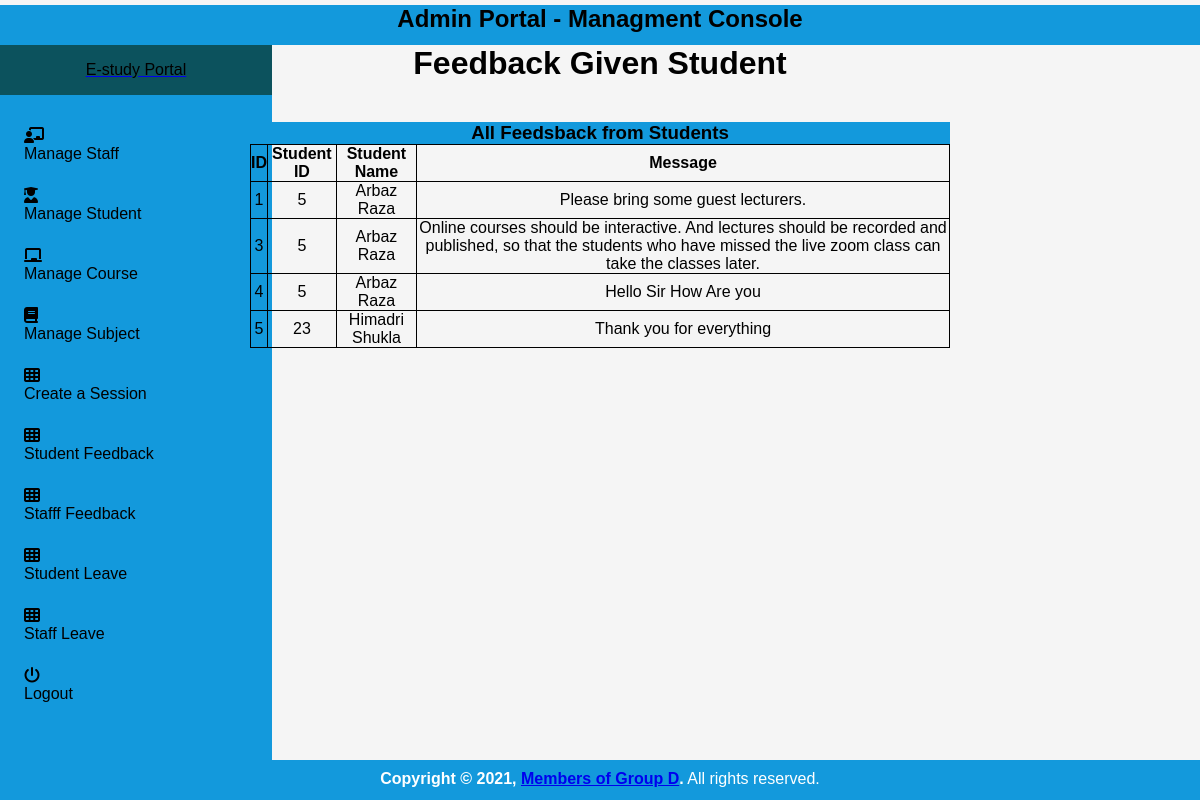
The page /student_feedback_message/ (signed in) on the database its author committed.
### student_management_app/models.py (models this page shows)
class FeedBackStudent(models.Model):
    id = models.AutoField(primary_key=True)
    student_id = models.ForeignKey(Students, on_delete=models.CASCADE)
    feedback = models.TextField()
    feedback_reply = models.TextField()
    created_at = models.DateTimeField(auto_now_add=True)
    updated_at = models.DateTimeField(auto_now=True)
    objects = models.Manager()

class Students(models.Model):
    id = models.AutoField(primary_key=True)
    admin = models.OneToOneField(CustomUser, on_delete = models.CASCADE)
    gender = models.CharField(max_length=50)
    profile_pic = models.FileField()
    address = models.TextField()
    course_id = models.ForeignKey(Courses, on_delete=models.DO_NOTHING, default=1)
    session_year_id = models.ForeignKey(SessionYearModel, on_delete=models.CASCADE)
    created_at = models.DateTimeField(auto_now_add=True)
    updated_at = models.DateTimeField(auto_now=True)
    objects = models.Manager()

class CustomUser(AbstractUser):
    user_type_data = ((1, "HOD"), (2, "Staff"), (3, "Student"))
    user_type = models.CharField(default=1, choices=user_type_data, max_length=10)

### student_management_app/HodViews.py (the view)
# urls.py: path('student_feedback_message/', HodViews.student_feedback_message, name="student_feedback_message"),
def student_feedback_message(request):
    feedbacks = FeedBackStudent.objects.all()
    context = {
        "feedbacks": feedbacks
    }
    return render(request, 'hod_template/student_feedback_template.html', context)

### student_management_app/LoginCheckMiddleWare.py (called while the page is built, shortened)
    def process_view(self, request, view_func, view_args, view_kwargs):
        modulename = view_func.__module__
        user = request.user
        if user.is_authenticated:
            if user.user_type == "1":
                if modulename == "student_management_app.HodViews":
                    pass
                elif modulename == "student_management_app.views" or modulename == "django.views.static":
                    pass
                else:
                    return redirect("admin_profile")
            else:
                return redirect("home")

### student_management_app/templates/hod_template/student_feedback_template.html (shortened to what this page needs)
{% extends 'hod_template/base_template.html' %}
{% block page_title %}
    Feedback Given Student
{% endblock page_title %}
{% block main_content %}
{% load static %}
<html>
<head>
</head>
<body>
<div class="container">
        <div class="container-fluid">
            <div class="row">
                <div class="col-md-12">
                    <div class="card card-primary">
<div class="card-header" style="background-color: #1399DC; margin-top: 40px;">
                            <h3 class="card-title">All Feedsback from Students</h3>
                        </div>
                        <div class="table-responsive">
                            <table class="table" style="width: 100%;">
                                <thead>
                                <tr>
                                    <th>ID</th>
                                    <th>Student ID</th>
                                    <th>Student Name</th>
                                    <th>Message</th>
                                </tr>
                                </thead>
                                {% for feedback in feedbacks %}
                                <tbody>
                                <tr>
                                    <td>{{ feedback.id }}</td>
                                    <td>{{ feedback.student_id.admin.id }}</td>
                                    <td>{{ feedback.student_id.admin.first_name }} {{ feedback.student_id.admin.last_name }}</td>
                                    <td>{{ feedback.feedback }}</td>
                                </tr>
                                </tbody>
                                {% endfor %}
                            </table>
                        </div>
                    </div>
                </div>
            </div>
        </div>
      </div>
  {% endblock main_content %}

### student_management_app/templates/hod_template/base_template.html (style rules this page uses)
* { box-sizing: border-box; }
body { margin: 0; padding: 0; font-family: Arial, Helvetica, sans-serif; width: 100%; height: 100%; background-color: whitesmoke; }

### student_management_app/templates/hod_template/sidebar_template.html (style rules this page uses)
* { box-sizing: border-box; margin: 0; padding: 0; font-family: "Quicksand", sans-serif; }
body { display: flex; flex-direction: row; background-color: #b4a5a5; }

### student_management_app/templates/hod_template/student_feedback_template.html (style rules this page uses)
* { margin: 0; padding: 0; box-sizing: border-box; -webkit-box-sizing: border-box; -moz-box-sizing: border-box; -webkit-font-smoothing: antialiased; -moz-font-smoothing: antialiased; -o-font-smoothing: antialiased; font-smoothing: antialiased; text-rendering: optimizeLegibility; }
body { background: whitesmoke; }
.container { max-width: 700px; width: 100%; margin: 0 auto; position: relative; }
.row { max-font-size: 700px; }
table { border-collapse: collapse; }
th, td { border: 1px solid black; }

### rows shown on the page
FeedBackStudent: id "1", student_id.admin.id "5", student_id.admin.first_name "Arbaz", student_id.admin.last_name "Raza", feedback "Please bring some guest lecturers."
FeedBackStudent: id "3", student_id.admin.id "5", student_id.admin.first_name "Arbaz", student_id.admin.last_name "Raza", feedback "Online courses should be interactive. And lectures should be recorded and published, so that the students who have missed the live zoom class can take the classes later."
FeedBackStudent: id "4", student_id.admin.id "5", student_id.admin.first_name "Arbaz", student_id.admin.last_name "Raza", feedback "Hello Sir How Are you"
FeedBackStudent: id "5", student_id.admin.id "23", student_id.admin.first_name "Himadri", student_id.admin.last_name "Shukla", feedback "Thank you for everything"
